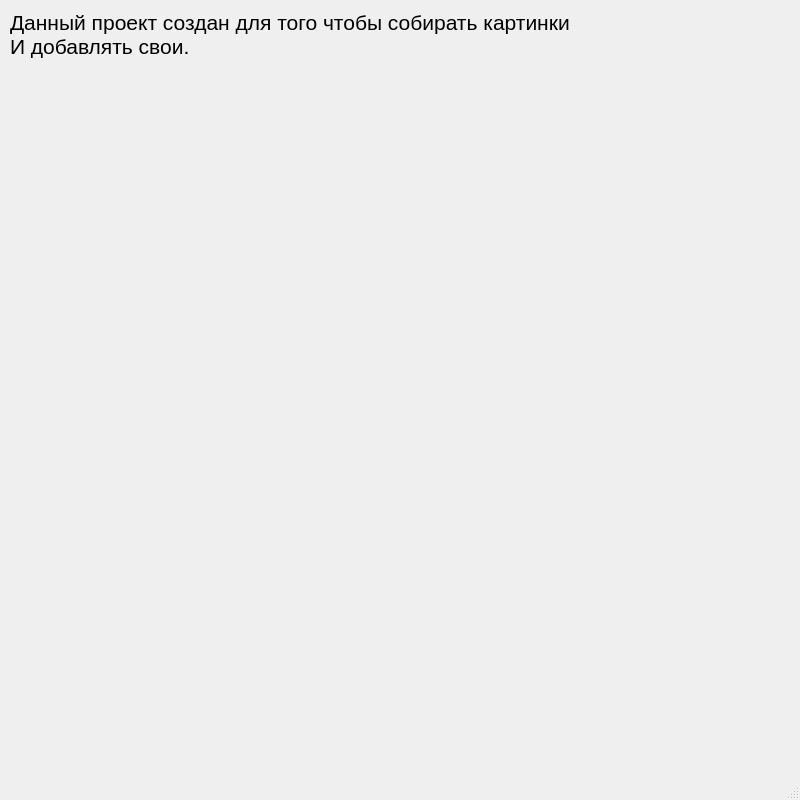
<?xml version="1.0" encoding="UTF-8"?>
<ui version="4.0">
 <class>MainWindow</class>
 <widget class="QMainWindow" name="MainWindow">
  <property name="geometry">
   <rect>
    <x>0</x>
    <y>0</y>
    <width>800</width>
    <height>800</height>
   </rect>
  </property>
  <property name="windowTitle">
   <string>MainWindow</string>
  </property>
  <property name="toolTip">
   <string>&lt;html&gt;&lt;head/&gt;&lt;body&gt;&lt;p&gt;&lt;img src=&quot;:/newPrefix/images/background_image.jpg&quot;/&gt;&lt;/p&gt;&lt;/body&gt;&lt;/html&gt;</string>
  </property>
  <property name="styleSheet">
   <string notr="true">background-image: url(:/newPrefix/images/background_image.jpg);</string>
  </property>
  <widget class="QWidget" name="centralwidget">
   <widget class="QLabel" name="label">
    <property name="geometry">
     <rect>
      <x>10</x>
      <y>10</y>
      <width>781</width>
      <height>651</height>
     </rect>
    </property>
    <property name="font">
     <font>
      <pointsize>16</pointsize>
     </font>
    </property>
    <property name="text">
     <string>Данный проект создан для того чтобы собирать картинки
И добавлять свои.
</string>
    </property>
    <property name="alignment">
     <set>Qt::AlignLeading|Qt::AlignLeft|Qt::AlignTop</set>
    </property>
   </widget>
  </widget>
  <widget class="QMenuBar" name="menubar">
   <property name="geometry">
    <rect>
     <x>0</x>
     <y>0</y>
     <width>800</width>
     <height>26</height>
    </rect>
   </property>
  </widget>
  <widget class="QStatusBar" name="statusBar"/>
 </widget>
 <resources>
  <include location="test.qrc"/>
 </resources>
 <connections/>
</ui>
